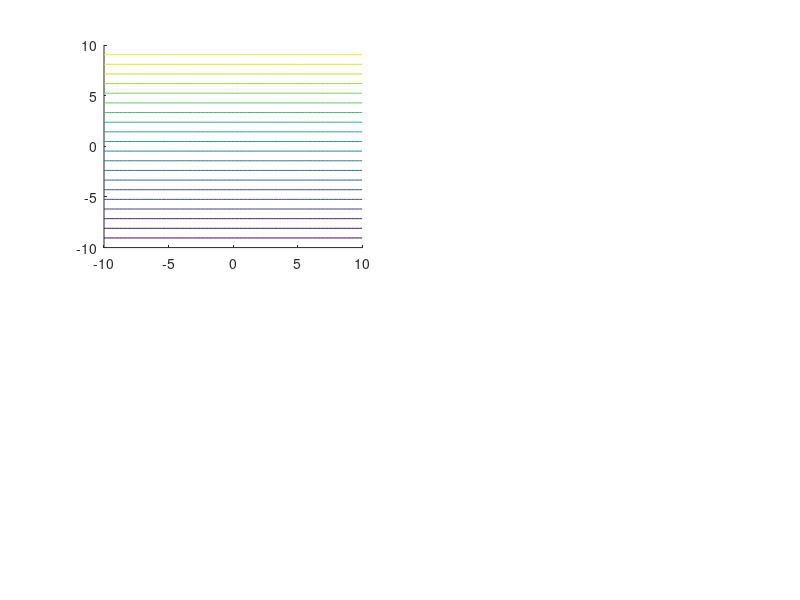

Source code (MATLAB): (Note: this script raises an error after producing the figure.)
clear;clc
x = linspace(-10,10,100); y = x;
[X,Y] = meshgrid(x,y);

% uniform flow
U = 1; alpha = 0;
psi = U*(Y*cosd(alpha)-X*sind(alpha));
subplot(221);contour(x,y,psi,20,'Color','k');
vx = U*cosd(alpha)*ones(size(X));
vy = U*sind(alpha)*ones(size(X));
subplot(222);quiver(X,Y,vx,vy)

% doublet flow
k = 40; x0 = 0; y0 = 0;
R2 = (X-x0).^2+(Y-y0).^2;
psi = -k/(2*pi)*(Y-y0)./R2;
subplot(223);contour(x,y,psi,100,'Color','k');

psi = U*(Y*cosd(alpha)-X*sind(alpha));
psi = psi-k/(2*pi)*(Y-y0)./R2;
subplot(224);contour(x,y,psi,50,'Color','k');
hold on;contour(x,y,psi,[0,0],'Color','k');hold off
axis image